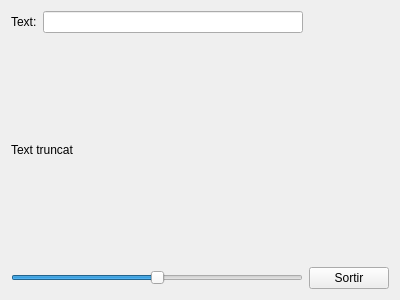
<?xml version="1.0" encoding="UTF-8"?>
<ui version="4.0">
 <class>truncate</class>
 <widget class="QMainWindow" name="truncate">
  <property name="geometry">
   <rect>
    <x>0</x>
    <y>0</y>
    <width>400</width>
    <height>300</height>
   </rect>
  </property>
  <property name="windowTitle">
   <string>truncate</string>
  </property>
  <widget class="QWidget" name="centralWidget">
   <layout class="QGridLayout" name="gridLayout">
    <item row="0" column="0">
     <layout class="QHBoxLayout" name="horizontalLayout">
      <item>
       <widget class="QLabel" name="label">
        <property name="text">
         <string>Text:</string>
        </property>
       </widget>
      </item>
      <item>
       <widget class="QLineEdit" name="lineEdit"/>
      </item>
     </layout>
    </item>
    <item row="1" column="0" colspan="2">
     <layout class="QHBoxLayout" name="horizontalLayout_2">
      <item>
       <widget class="QLabel" name="label_2">
        <property name="text">
         <string>Text truncat</string>
        </property>
       </widget>
      </item>
      <item>
       <widget class="MyLabel" name="label_3">
        <property name="text">
         <string/>
        </property>
       </widget>
      </item>
     </layout>
    </item>
    <item row="2" column="0">
     <widget class="QSlider" name="horizontalSlider">
      <property name="maximum">
       <number>50</number>
      </property>
      <property name="sliderPosition">
       <number>25</number>
      </property>
      <property name="orientation">
       <enum>Qt::Horizontal</enum>
      </property>
     </widget>
    </item>
    <item row="2" column="1">
     <widget class="QPushButton" name="pushButton">
      <property name="text">
       <string>Sortir</string>
      </property>
     </widget>
    </item>
   </layout>
  </widget>
 </widget>
 <layoutdefault spacing="6" margin="11"/>
 <customwidgets>
  <customwidget>
   <class>MyLabel</class>
   <extends>QLabel</extends>
   <header>mylabel.h</header>
   <slots>
    <slot>truncateText(int)</slot>
    <slot>setZero()</slot>
    <slot>addOne()</slot>
    <slot>addTwo()</slot>
   </slots>
  </customwidget>
 </customwidgets>
 <resources/>
 <connections>
  <connection>
   <sender>pushButton</sender>
   <signal>clicked()</signal>
   <receiver>truncate</receiver>
   <slot>close()</slot>
   <hints>
    <hint type="sourcelabel">
     <x>367</x>
     <y>286</y>
    </hint>
    <hint type="destinationlabel">
     <x>362</x>
     <y>115</y>
    </hint>
   </hints>
  </connection>
  <connection>
   <sender>horizontalSlider</sender>
   <signal>valueChanged(int)</signal>
   <receiver>label_3</receiver>
   <slot>truncateText(int)</slot>
   <hints>
    <hint type="sourcelabel">
     <x>167</x>
     <y>276</y>
    </hint>
    <hint type="destinationlabel">
     <x>264</x>
     <y>185</y>
    </hint>
   </hints>
  </connection>
  <connection>
   <sender>lineEdit</sender>
   <signal>textEdited(QString)</signal>
   <receiver>label_3</receiver>
   <slot>setText(QString)</slot>
   <hints>
    <hint type="sourcelabel">
     <x>133</x>
     <y>67</y>
    </hint>
    <hint type="destinationlabel">
     <x>235</x>
     <y>161</y>
    </hint>
   </hints>
  </connection>
 </connections>
</ui>
